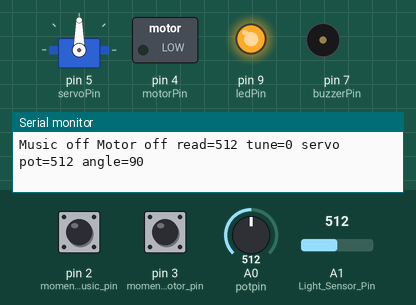
The sketch below on a simulated Arduino Uno, built with avr-gcc and run on an emulated ATmega328P. Parts: servo, switched loads named in the sketch (green lamp = pin HIGH), output pins drawn as LEDs (lit = HIGH), buzzer (waves = sounding), the last lines printed to the serial monitor. The inputs (shaded band) are chosen by the test bench; at power-on: pin 2 (momentary_button_music_pin) HIGH, A0 (potpin) = 512, pin 3 (momentary_button_motor_pin) HIGH, A1 (Light_Sensor_Pin) = 512.

Above: at 1.2 s.
1.3 s: pin 2 (momentary_button_music_pin) pulled LOW for 0.15 s
At 2.1 s:
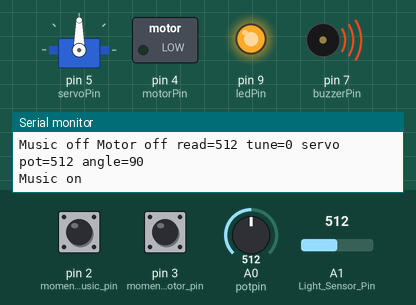
4.3 s: pin 2 (momentary_button_music_pin) pulled LOW for 1 s
At 5.9 s:
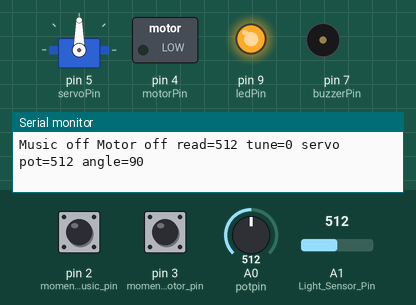
8.3 s: A0 (potpin) set to 554
At 8.8 s:
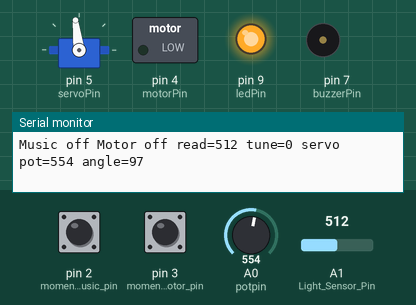
11.3 s: A0 (potpin) set to 577
At 12.2 s:
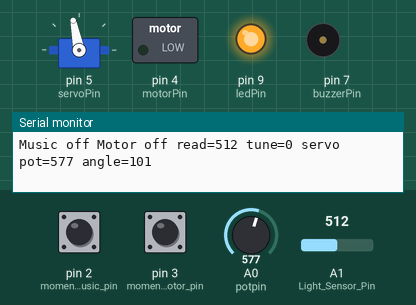
12.8 s: pin 3 (momentary_button_motor_pin) pulled LOW for 0.15 s
At 13.4 s:
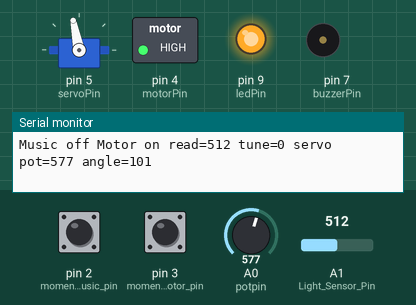
14.4 s: A1 (Light_Sensor_Pin) set to 603
17.4 s: A1 (Light_Sensor_Pin) set to 625
At 18.2 s:
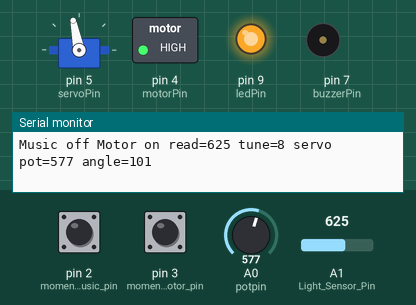
Timing chart, 0 to 19.9 s (numbered marks = the images above; inputs shaded):
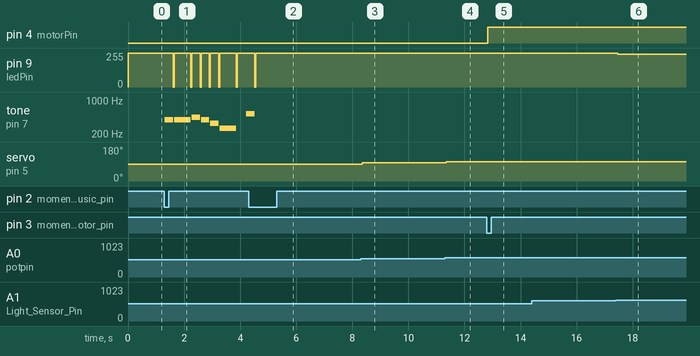

Measured:
- after the input at 4.3 s, pin 9 (ledPin): goes on until 4.6 s, then stays 255/255; tone on pin 7 (buzzerPin): goes on until 4.5 s, then stays silent
- after the input at 8.3 s, servo on pin 5 (servoPin): 90° → 97° after 0.05 s
- after the input at 11.3 s, servo on pin 5 (servoPin): 97° → 101° after 0.05 s
- after the input at 12.8 s, pin 4 (motorPin): LOW → HIGH at once
- after the input at 17.4 s, pin 9 (ledPin): 255/255 → 247/255 after 0.06 s

The sketch:

single-mode-interactive.ino
```cpp
#include <Servo.h>
Servo myservo;  // create servo object to control servo
// these constant values never change
const int potpin = A0; // Analog pin connected to middle of POT
const int Light_Sensor_Pin = A1;
const int momentary_button_music_pin = 2;
const int momentary_button_motor_pin = 3;
const int motorPin =4;
const int servoPin =5;
const int ledPin = 9;
const int buzzerPin = 7;


// my photoresistor goes from 500 (dark) to 1020 (light)
// I have a 50K pull down resistor
int lightLevel = 0, high = 1020, low = 700;
int potValue = 512; // 1/2 way
int servoAngle = 90; // 1/2 way
int music_on = 0; // 0 is off, 1 is on
int motor_on = 0; // 0 is off, 1 is on

void setup() {
  attachInterrupt(0, toggle_music, FALLING); // this says call the toggle_music function if the value goes down
  attachInterrupt(1, toggle_motor, FALLING); // this says call the toggle_motor function if the value goes dow
  pinMode(momentary_button_music_pin, INPUT_PULLUP); // attach a momentary push button to pin 2, this pulls it up HIGH
  pinMode(momentary_button_motor_pin, INPUT_PULLUP); // attach a momentary push button to pin 3, this pulls it up HIGH
  pinMode(ledPin, OUTPUT);
  pinMode(motorPin, OUTPUT);
  myservo.attach(servoPin);
  // to see what is happening in the main loop(), press the magnify icon in the upper right
  Serial.begin(9600);
}

// each interrupt on pin 2 we toggle music
void toggle_music() {
  if (music_on == 0)
     {music_on = 1;}
  else {music_on = 0;}
};

// each interrupt on pin 3 we toggle a motor
void toggle_motor() {
  if (motor_on == 0)
     {motor_on = 1;}
  else {motor_on = 0;}
};

// the loop function runs over and over again forever
void loop() {
  if (music_on == 1)
  {
      Serial.print("Music on ");
      playSong();
  }
  if (music_on == 0)
  {
      Serial.print("Music off ");

  }

  if (motor_on == 1)
  {
      digitalWrite(motorPin, HIGH);
      Serial.print("Motor on ");
  }
  if (motor_on == 0)
  {
    digitalWrite(motorPin, LOW);
    Serial.print("Motor off ");
  }

  // do the continious things
  // adjust the LED
  lightLevel = analogRead(Light_Sensor_Pin);
  Serial.print("read=");
  Serial.print(lightLevel);
  Serial.print(" tune=");
  autoTune();
  Serial.print(lightLevel);
  analogWrite(ledPin, 255 - lightLevel);

  // now adjust the servo from the pot value
  potValue = analogRead(potpin);
  Serial.print(" servo pot=");
  Serial.print(potValue);
  servoAngle = map(potValue, 0, 1023, 0, 180);
  Serial.print(" angle=");
  Serial.print(servoAngle);
  myservo.write(servoAngle);
  Serial.println(""); // send a new line
}

void autoTune()
{
  if (lightLevel < low)
  {
    low = lightLevel;
  }
  if (lightLevel > high)
  {
    high = lightLevel;
  }
  lightLevel = map(lightLevel, low + 100, high - 30, 0, 255);
  lightLevel = constrain(lightLevel, 0, 255);
}

void playSong() {
  // a space represents a rest
  const int songLength = 52;
  char notes[] = "GGAGEC ccdcAF GGAGECED GG GGAGEC ccdcAF GGAGFDEC CC ";
  int beats[] = {1,2,1,1,1,2,1,1,2,1,1,1,2,1,1,2,1,1,1,1,1,2,1,2,2,1,1,2,
                 1,1,1,2,1,1,2,1,1,1,2,1,1,2,1,1,1,1,1,2,1,2,2,5};
  int tempo = 300;
  int i, duration;

  for (i = 0; i < songLength; i++) // step through the song arrays
  {
    if (music_on == 1 ) {
        digitalWrite(ledPin, HIGH);
        duration = beats[i] * tempo;  // length of note/rest in ms
        if (notes[i] == ' ')          // is this a rest?
        {
          delay(duration);            // then pause for a moment
        }
        else                          // otherwise, play the note
        {
          tone(buzzerPin, frequency(notes[i]), duration);
          delay(duration);            // wait for tone to finish
          digitalWrite(ledPin, LOW);
        }
        delay(tempo/10);              // brief pause between notes
    }
  }
};

int frequency(char note)
{
  int i;
  const int numNotes = 8;  // number of notes we're storing
  char names[] = { 'G', 'A', 'E', 'C', 'c', 'd', 'F', 'D' };
  int frequencies[] = {392, 440, 329, 262, 523, 587, 349, 293};
  for (i = 0; i < numNotes; i++)  // Step through the notes
  {
    if (names[i] == note)         // Is this the one?
    {
      return(frequencies[i]);     // Yes! Return the frequency
    }
  }
  return(0);
};
```
